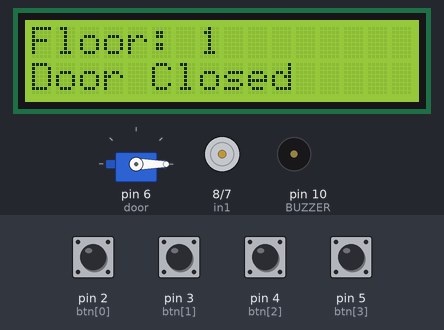
Recording of a sketch running on a simulated Arduino Uno, built with avr-gcc and run on an emulated ATmega328P. Parts: servo, 16×2 character LCD, motor-driver pin pairs drawn as motors (green arrow = first pin HIGH = forward, orange = second pin HIGH = backward, longer = more drive, scaled by the enable pin), buzzer (waves = sounding). The test bench sets the inputs (shaded band); at power-on: pin 2 (btn[0]), pin 3 (btn[1]), pin 4 (btn[2]), pin 5 (btn[3]) HIGH.

Above: at 1.2 s.
1.3 s: pin 3 (btn[1]) pulled LOW for 0.15 s
At 2.5 s:
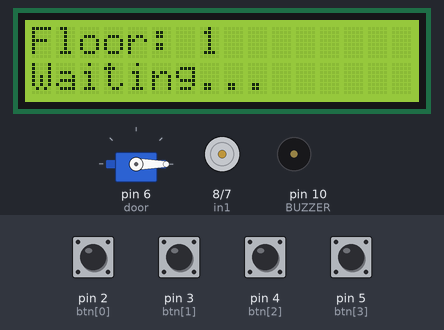
4.4 s: pin 2 (btn[0]) pulled LOW for 0.15 s
At 7.1 s:
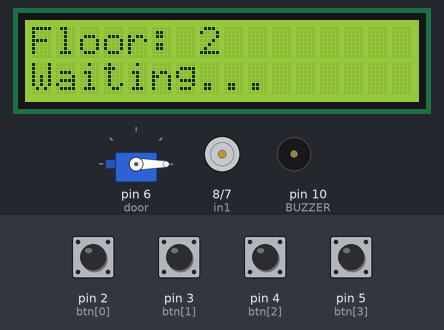
7.5 s: pin 4 (btn[2]) pulled LOW for 0.15 s
At 14.5 s:
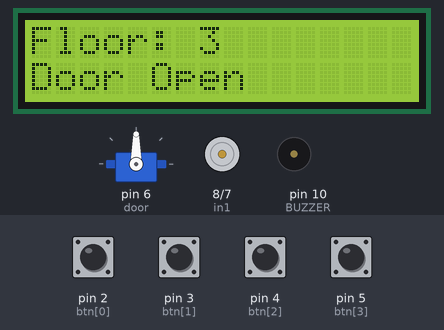
Timing chart, 0 to 15.5 s (numbered marks = the images above; inputs shaded):
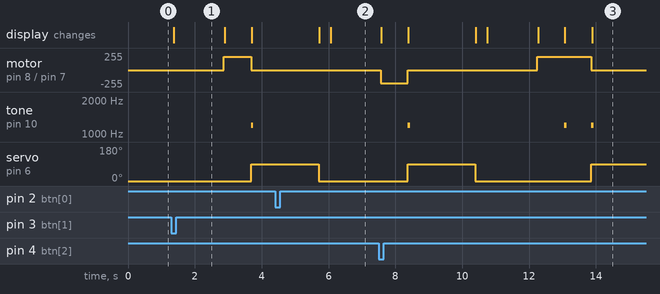

The sketch:

Elevator_System.ino
```cpp
#include <Wire.h>
#include <LiquidCrystal_I2C.h>
#include <Servo.h>

LiquidCrystal_I2C lcd(0x27, 16, 2);
Servo door;

// Motor
int enA = 9;
int in1 = 8;
int in2 = 7;

// Buzzer
#define BUZZER 10

// Floor buttons
int btn[] = {2, 3, 4, 5};

// Queue
#define Q_SIZE 10
int q[Q_SIZE];
int f = 0, r = 0;

// Elevator info
int floorNow = 1;
int target = -1;

// States
enum State {IDLE, WAIT, MOVE, DOOR_OPEN, DOOR_CLOSE};
State st = IDLE;

// Timing
unsigned long tMove = 0;
unsigned long tDoor = 0;
unsigned long tStart = 0;
unsigned long tBuzz = 0;

#define MOVE_T 800
#define DOOR_T 2000
#define START_T 1500
#define BTN_T 150
#define CLOSE_T 300

bool buzzFlag = false;

// Button memory
bool lastBtn[4] = {1,1,1,1};
unsigned long lastPress[4] = {0,0,0,0};


void setup() {

  pinMode(enA, OUTPUT);
  pinMode(in1, OUTPUT);
  pinMode(in2, OUTPUT);

  for(int i=0;i<4;i++) {
    pinMode(btn[i], INPUT_PULLUP);
  }

  pinMode(BUZZER, OUTPUT);

  door.attach(6);
  door.write(0);

  lcd.init();
  lcd.backlight();

  stopMotor();
  closeDoor();
}


void loop() {

  checkButtons();
  showLCD();
  buzzerTask();

  switch(st) {

    case IDLE:

      closeDoor();

      if(f != r) {
        tStart = millis();
        st = WAIT;
      }
      break;

    case WAIT:

      if(millis() - tStart >= START_T) {

        target = pop();

        if(target != -1 && target != floorNow) {

          if(target > floorNow) up();
          else down();

          tMove = millis();
          st = MOVE;
        } else {
          st = IDLE;
        }
      }
      break;

    case MOVE:

      if(millis() - tMove >= MOVE_T) {

        if(target > floorNow) floorNow++;
        else floorNow--;

        beep();

        if(floorNow == target) {

          stopMotor();
          target = -1;

          openDoor();
          tDoor = millis();
          st = DOOR_OPEN;

        } else {
          tMove = millis();
        }
      }
      break;

    case DOOR_OPEN:

      if(millis() - tDoor >= DOOR_T) {
        closeDoor();
        tDoor = millis();
        st = DOOR_CLOSE;
      }
      break;

    case DOOR_CLOSE:

      if(millis() - tDoor >= CLOSE_T) {
        st = IDLE;
      }
      break;
  }
}


void checkButtons() {

  for(int i=0;i<4;i++) {

    bool cur = digitalRead(btn[i]);

    if(lastBtn[i] && !cur) {

      if(millis() - lastPress[i] > BTN_T) {
        push(i+1);
        lastPress[i] = millis();
      }
    }

    lastBtn[i] = cur;
  }
}


void push(int val) {

  for(int i=f; i!=r; i=(i+1)%Q_SIZE) {
    if(q[i] == val) return;
  }

  int next = (r+1)%Q_SIZE;

  if(next != f) {
    q[r] = val;
    r = next;
  }
}

int pop() {

  if(f == r) return -1;

  int v = q[f];
  f = (f+1)%Q_SIZE;
  return v;
}


void up() {
  analogWrite(enA, 200);
  digitalWrite(in1, HIGH);
  digitalWrite(in2, LOW);
}

void down() {
  analogWrite(enA, 200);
  digitalWrite(in1, LOW);
  digitalWrite(in2, HIGH);
}

void stopMotor() {
  analogWrite(enA, 0);
  digitalWrite(in1, LOW);
  digitalWrite(in2, LOW);
}


void openDoor() {
  door.write(90);
}

void closeDoor() {
  door.write(0);
}


void beep() {
  tone(BUZZER, 1200);
  buzzFlag = true;
  tBuzz = millis();
}

void buzzerTask() {
  if(buzzFlag && millis() - tBuzz > 50) {
    noTone(BUZZER);
    buzzFlag = false;
  }
}

// -------------------- LCD --------------------
void showLCD() {

  lcd.setCursor(0,0);
  lcd.print("Floor: ");
  lcd.print(floorNow);
  lcd.print("   ");

  lcd.setCursor(0,1);

  if(st == WAIT)
    lcd.print("Waiting...   ");
  else if(st == MOVE && target > floorNow)
    lcd.print("Going Up ^   ");
  else if(st == MOVE && target < floorNow)
    lcd.print("Going Down v ");
  else if(st == DOOR_OPEN)
    lcd.print("Door Open    ");
  else if(st == DOOR_CLOSE)
    lcd.print("Closing...   ");
  else
    lcd.print("Door Closed        ");
}
```

Measured:
- after the input at 1.3 s, motor on pin 8 (in1) / pin 7 (in2): stopped → forward 200/255 after 1.6 s, → stopped 0.81 s later; tone on pin 10 (BUZZER): silent → 1200 Hz after 2.4 s, → silent 0.07 s later; servo on pin 6 (door): 0° → 90° after 2.4 s; the display: changes after 0.07 s (image 1)
- after the input at 4.4 s, the display: first differs from a run without the input after 1.7 s (image 2)
